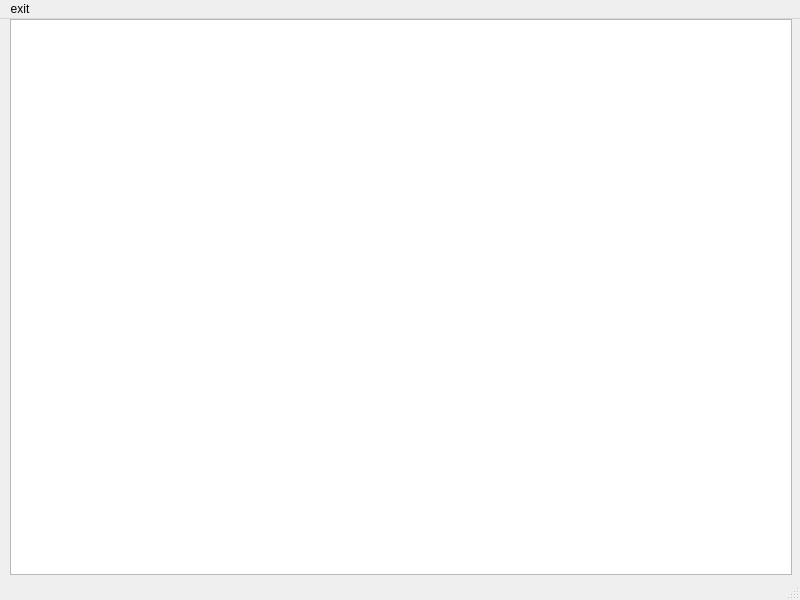
<?xml version="1.0" encoding="UTF-8"?>
<ui version="4.0">
 <class>Warning</class>
 <widget class="QMainWindow" name="Warning">
  <property name="geometry">
   <rect>
    <x>0</x>
    <y>0</y>
    <width>800</width>
    <height>600</height>
   </rect>
  </property>
  <property name="windowTitle">
   <string>MainWindow</string>
  </property>
  <widget class="QWidget" name="centralwidget">
   <widget class="QTableWidget" name="tableWidget">
    <property name="geometry">
     <rect>
      <x>10</x>
      <y>0</y>
      <width>782</width>
      <height>556</height>
     </rect>
    </property>
   </widget>
  </widget>
  <widget class="QMenuBar" name="menubar">
   <property name="geometry">
    <rect>
     <x>0</x>
     <y>0</y>
     <width>800</width>
     <height>19</height>
    </rect>
   </property>
   <widget class="QMenu" name="menuexit">
    <property name="title">
     <string>exit</string>
    </property>
    <addaction name="actionexit"/>
   </widget>
   <addaction name="menuexit"/>
  </widget>
  <widget class="QStatusBar" name="statusbar"/>
  <action name="actionexit">
   <property name="text">
    <string>exit</string>
   </property>
  </action>
 </widget>
 <resources/>
 <connections/>
</ui>
